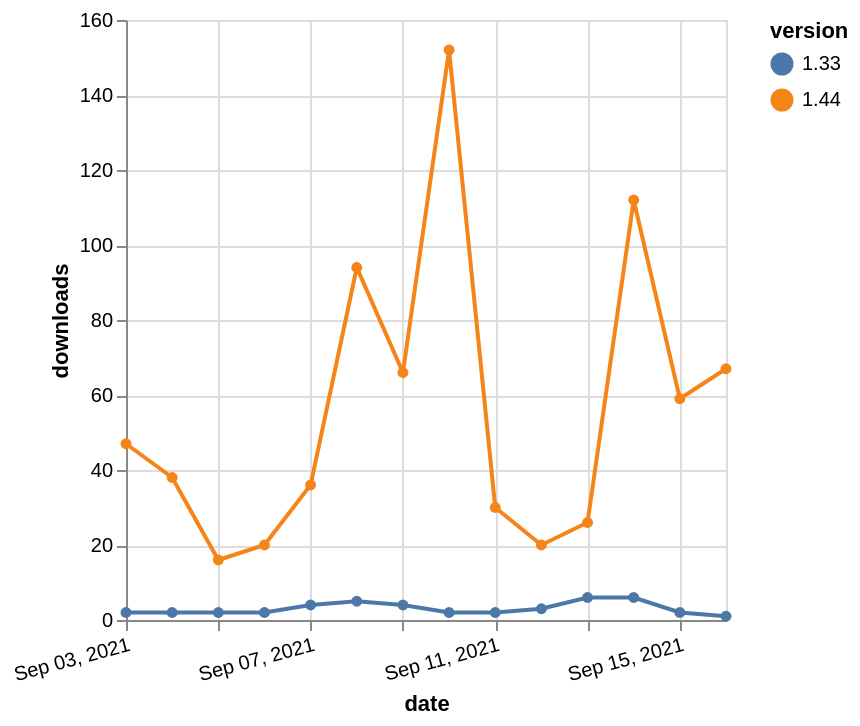

The specification (Vega-Lite) saved for this image:
### Vega-Lite specification from a JSON file in a GitHub repository (floating-point values rounded to 4 significant figures)
{"$schema": "https://vega.github.io/schema/vega-lite/v5.json", "description": "A simple bar chart with embedded data.", "data": {"values": [{"date": "2021-09-03", "total": 20768, "delta": 2, "version": "1.33"}, {"date": "2021-09-04", "total": 20770, "delta": 2, "version": "1.33"}, {"date": "2021-09-05", "total": 20772, "delta": 2, "version": "1.33"}, {"date": "2021-09-06", "total": 20774, "delta": 2, "version": "1.33"}, {"date": "2021-09-07", "total": 20778, "delta": 4, "version": "1.33"}, {"date": "2021-09-08", "total": 20783, "delta": 5, "version": "1.33"}, {"date": "2021-09-09", "total": 20787, "delta": 4, "version": "1.33"}, {"date": "2021-09-10", "total": 20789, "delta": 2, "version": "1.33"}, {"date": "2021-09-11", "total": 20791, "delta": 2, "version": "1.33"}, {"date": "2021-09-12", "total": 20794, "delta": 3, "version": "1.33"}, {"date": "2021-09-13", "total": 20800, "delta": 6, "version": "1.33"}, {"date": "2021-09-14", "total": 20806, "delta": 6, "version": "1.33"}, {"date": "2021-09-15", "total": 20808, "delta": 2, "version": "1.33"}, {"date": "2021-09-16", "total": 20809, "delta": 1, "version": "1.33"}, {"date": "2021-09-03", "total": 61097, "delta": 47, "version": "1.44"}, {"date": "2021-09-04", "total": 61135, "delta": 38, "version": "1.44"}, {"date": "2021-09-05", "total": 61151, "delta": 16, "version": "1.44"}, {"date": "2021-09-06", "total": 61171, "delta": 20, "version": "1.44"}, {"date": "2021-09-07", "total": 61207, "delta": 36, "version": "1.44"}, {"date": "2021-09-08", "total": 61301, "delta": 94, "version": "1.44"}, {"date": "2021-09-09", "total": 61367, "delta": 66, "version": "1.44"}, {"date": "2021-09-10", "total": 61519, "delta": 152, "version": "1.44"}, {"date": "2021-09-11", "total": 61549, "delta": 30, "version": "1.44"}, {"date": "2021-09-12", "total": 61569, "delta": 20, "version": "1.44"}, {"date": "2021-09-13", "total": 61595, "delta": 26, "version": "1.44"}, {"date": "2021-09-14", "total": 61707, "delta": 112, "version": "1.44"}, {"date": "2021-09-15", "total": 61766, "delta": 59, "version": "1.44"}, {"date": "2021-09-16", "total": 61833, "delta": 67, "version": "1.44"}]}, "width": "container", "mark": {"type": "line", "point": {"filled": true}}, "encoding": {"x": {"field": "date", "type": "temporal", "timeUnit": "yearmonthdate", "title": "date", "axis": {"labelAngle": -15}}, "y": {"field": "delta", "type": "quantitative", "title": "downloads"}, "color": {"field": "version", "type": "nominal"}, "tooltip": {"field": "delta"}}}
